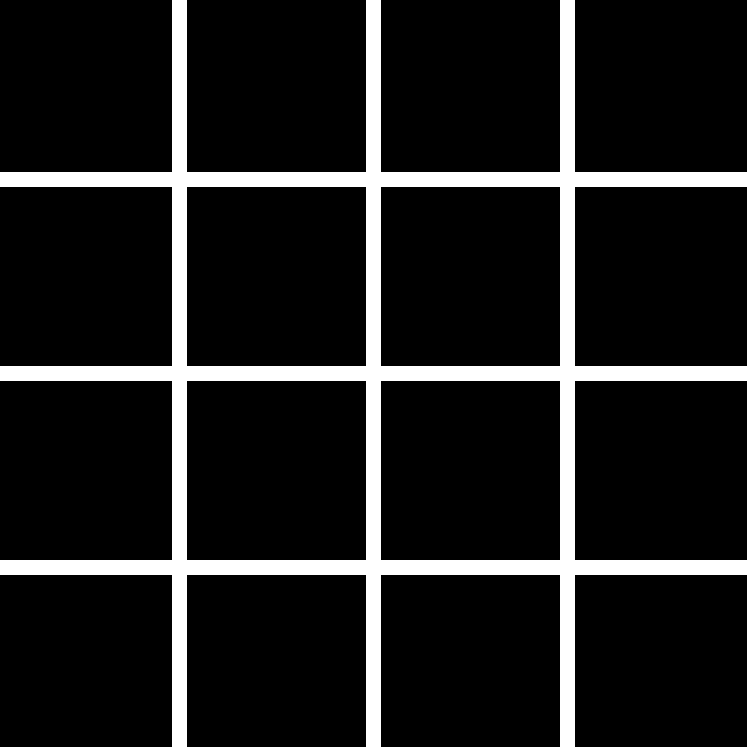
#> input picture input_figure/sample1.png, 2240 x 2240 px, found by its file name (shown at 1/3 size)
$ jupyter execute --allow-errors model.ipynb   (shell and % lines are left out)
#> lines starting #> are read from the running program, lines starting #| are printed output that depends on the picture; after the words box and inside, x2 and y2 are one past the last pixel; in counts of white or black regions, pixels touching at a corner belong together
### func.py
#import sys, os
#sys.path.append(os.pardir)
import numpy as np
import matplotlib as mpl
import matplotlib.pyplot as plt
from common.util import im2col, col2im
from common.gradient import numerical_gradient


# %%
# ----- # ----- # ----- # ----- # ----- #
# for Neural Networks

# make convolution filters
def make_filter(x_wid):
    w_num = 2**x_wid
    w_vrt = np.zeros(w_num*x_wid*x_wid).reshape(w_num, -1, x_wid, x_wid)    # initialization vertical-stripe filter
    w_hrz = np.zeros(w_num*x_wid*x_wid).reshape(w_num, -1, x_wid, x_wid)    # initialization horizontal-stripe filter

    for i1 in range(w_num) :
        for i2 in range(x_wid) :
            j = int(format(i1, '07b')[i2])  #!!! when filter size is (A, A), change "format(i1, '07b')" --> "format(i1, '0Ab')" !!!
            if j == 0:
                j = -1

            w_vrt[i1, 0, :, i2 ] = j    # vertical-stripe filter
            w_hrz[i1, 0, i2, : ] = j    # horizontal-stripe filter

    w_vrt = w_vrt / (x_wid*x_wid)       # normalization
    w_hrz = w_hrz / (x_wid*x_wid)

    return w_vrt, w_hrz


# -----
# convolution operations
def convolution(dat, dat_w, x_wid, x_stride, x_pad):
    # change data_shape
    inp = im2col (dat, x_wid, x_wid, x_stride, x_pad)

    # change filter_shape
    dat_chan = len(dat[0])
    w_num = len(dat_w)
    w = dat_w.reshape(w_num, -1).T
    if dat_chan > 1 :
        w2 = w.copy()
        for i in range(dat_chan - 1 ):
            w = np.concatenate([w, w2], axis=0)

    # compute output
    out = np.dot(inp, w)
    out_wid = int( 1+(len(dat[0,0]) + 2*x_pad - x_wid) / x_stride ) # output size
    out = out.reshape(1, out_wid, out_wid, -1).transpose(0,3,1,2)

    return out


# -----
# relu function
def ReLU(x):
    y = np.maximum(0, x)
    return y


# %%
# ----- # ----- # ----- # ----- # ----- #
# for Training Precess

# for Fully connected layer
class AffineNetwork:
    # [5 lines left out: function __init__, not called in this run]


    def set_weight(self, w):    # set weight_parameter to specific value
        self.w = w


    def eRSS(self, out_pred):   # definition of sum_of_squared_errors for loss_function
        return np.sum((out_pred.ravel() - self.out_ans.ravel()) ** 2) / 2


    # [5 lines left out: function predict, not called in this run]


    def loss(self):     # loss value
        z = self.predict()
        return self.eRSS(z)


    # [4 lines left out: function grad, not called in this run]


    def paramet(self):  # get weight_parameter
        return self.w


    # [5 lines left out: function cyclic, not called in this run]


# %%
# ----- # ----- # ----- # ----- # ----- #
# for Adam as the optimization algorithm
class myAdam:
    """ (http://arxiv.org/abs/1412.6980v8) """

    # [44 lines left out: functions __init__, update, Train, not called in this run]
    #np.save(f'{fig_file}-{int(fnet.loss())}-{k}', fnet.paramet() ) # save weight_parameter values


### model.ipynb
[cell 1]
## download directory "common" from https://github.com/oreilly-japan/deep-learning-from-scratch
## or
## DIRECT ACCESS : download all files from https://github.com/oreilly-japan/deep-learning-from-scratch/tree/master/common and save them in a directory named "common".


#import sys, os
#sys.path.append(os.pardir)
import seaborn as sns
import pandas as pd
import numpy as np
import cv2
import matplotlib as mpl
import matplotlib.pyplot as plt
from matplotlib.image import imread
from common.util import im2col, col2im

import func


# ----- # ----- # ----- # ----- # ----- #
# set_parameters
inp_chan = 1    # number of channel of input data
inp_wid = 224   # size of input data: input data dsize is (inp_wid, inp_wid, inp_chan)

inp_stride = 2  # stride in convolution layer
inp_pad = 0     # padding in convolution layer

w_wid = 7       # filter size is (w_wid, w_wid)
# change the indicated part in func.make_filter when with different filter size

[cell 2]
# ----- # ----- # ----- # ----- # ----- #
# set input figure
fig_file = 'sample1'  # inout_file_name

# conversion to black and white figure
im = cv2.imread(f'{fig_file}.png')
#> im is the input picture: shape (2240, 2240, 3); 10.7% white; 1 white region, box (x1, y1, x2, y2) and area: (0, 0, 2240, 2240) 535911
im2 = cv2.resize(im, dsize=(inp_wid, inp_wid))
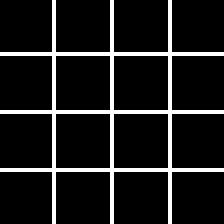
#> im2: shape (224, 224, 3); 10.4% white; 1 white region, box (x1, y1, x2, y2) and area: (0, 0, 224, 224) 5232
im_gray = cv2.cvtColor(im2, cv2.COLOR_BGR2GRAY)
im_gray = im_gray / 255.0
img = im_gray.reshape(1, inp_chan, *im_gray.shape)

"""
# show input figure
plt.imshow(im_gray, vmin = 0, vmax = 1, cmap = "gray")
plt.colorbar()
plt.show();
"""


# ----- # ----- # ----- # ----- # ----- #
# compute convolution layer and ReLU activation function
w_vrt, w_hrz = func.make_filter(w_wid)
#> (the rest of this cell did not finish here and is left out)


#> (a cell that did not finish here is left out)

[cell 4]
# ----- # ----- # ----- # ----- # ----- #
# change input to sinusoid curved grid

# set input figure and convert to black and white figure
fig_nn = 'sample2'
im = cv2.imread(f'{fig_nn}.png')
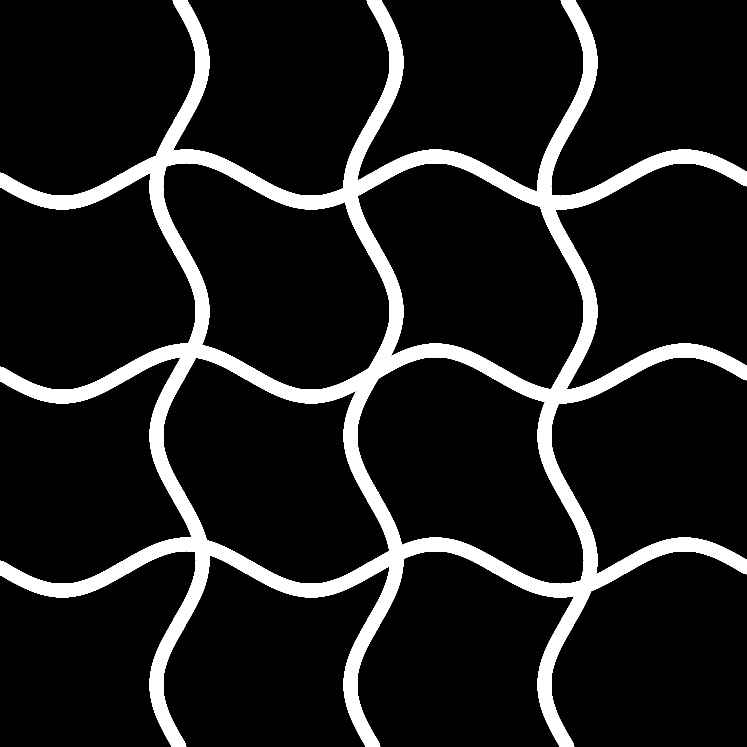
#> input picture input_figure/sample2.png, 2240 x 2240 px, found by its file name (shown at 1/3 size)
#> im is the input picture: shape (2240, 2240, 3); 11.4% white; 1 white region, box (x1, y1, x2, y2) and area: (0, 0, 2240, 2240) 571605
imn = cv2.resize(im, dsize=(inp_wid, inp_wid))
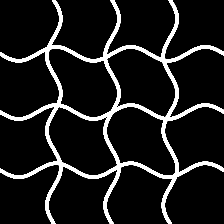
#> imn: shape (224, 224, 3); min 0, max 255, mean 29
im_nn = cv2.cvtColor(imn, cv2.COLOR_BGR2GRAY)
im_nn = im_nn / 255.0
imgnn = im_nn.reshape(1, inp_chan, *im_nn.shape)


# compute convolution layer and ReLU activation function
#> (the rest of this cell did not finish here and is left out)



# set weight parameters trained with straight grid
w_fit = net.paramet()
net = func.AffineNetwork(outn_Rall, imans)
net.set_weight(w_fit)


# show output image for sinusoid curved grid input
plt.imshow(net.predict(), cmap = "gray", vmin = 0, vmax = 1)
plt.colorbar()
plt.show();
